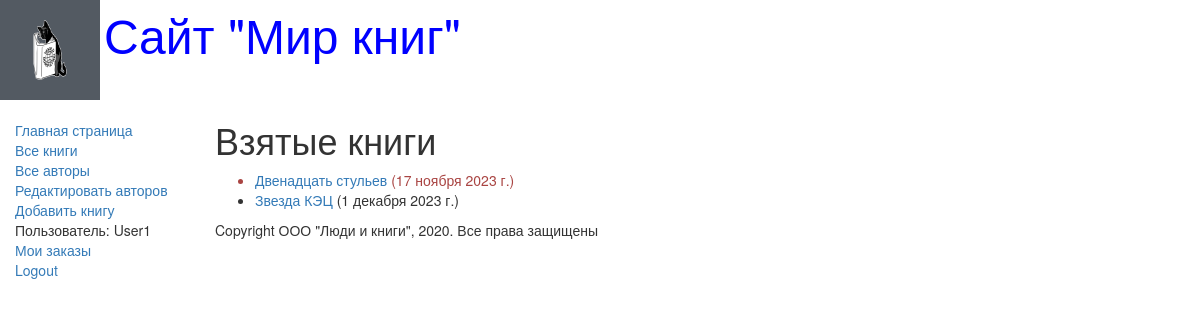
The app's page /mybooks/ (signed in) with its own data.
### catalog/models.py (models this page shows, shortened)
class BookInstance(models.Model):
    book = models.ForeignKey('Book', on_delete=models.CASCADE,
    null=True,
    verbose_name="Название книги")
    inv_nom = models.CharField(max_length=20, null=True,
    help_text="Введите инвентарный номер экземпляра",
    verbose_name="Инвентарный номер")
    imprint = models.CharField(max_length=200,
    help_text="Введите издательство и год выпуска",
    verbose_name="Издательство")
    status = models.ForeignKey('Status', on_delete=models.CASCADE,
    null=True,
    help_text='Изменить состояние экземпляра',
    verbose_name="Статус экземпляра книги")
    due_back = models.DateField(null=True, blank=True,
    help_text="Введите конец срока статуса",
    verbose_name="Дата окончания статуса")
    borrower = models.ForeignKey(User, on_delete=models.SET_NULL,
    null=True, blank=True,
    verbose_name="Заказчик",
    help_text='Выберите заказчика книги')
    @property
    def is_overdue(self):
        if self.due_back and date.today() > self.due_back:
            return True
        return False

class Book(models.Model):
    title = models.CharField(max_length=200,
                help_text="Введите название книги",
                verbose_name="Название книги")
    genre = models.ForeignKey('Genre', on_delete=models.CASCADE,
                help_text=" Выберите жанр для книги",
                verbose_name="Жанр книги", null=True)
    language = models.ForeignKey('Language',
                on_delete=models.CASCADE,
                help_text="Выберите язык книги",
                verbose_name="Язык книги", null=True)
    author = models.ManyToManyField('Author',
                help_text="Выберите автора книги",
                verbose_name="Автор книги")
    summary = models.TextField(max_length=1000,
                help_text="Введите краткое описание книги",
                verbose_name="Аннотация книги")
    isbn = models.CharField(max_length=13,
                help_text="Должно содержать 13 символов",
                verbose_name="ISBN книги")
    def display_author(self):
        return ', '.join([author.last_name for author in self.author.all()])
    display_author.short_description = 'Авторы'

### catalog/views.py (the view)
# urls.py: re_path(r'^mybooks/$', views.LoanedBooksByUserListView.as_view(), name='my-borrowed'),
class LoanedBooksByUserListView(LoginRequiredMixin, generic.ListView):
    model = BookInstance
    template_name = 'catalog/bookinstance_list_borrowed_user.html'
    paginate_by = 10
    def get_queryset(self):
        return BookInstance.objects.filter(borrower=self.request.user).filter(status__exact='2').order_by('due_back')

### catalog/templates/catalog/Bookinstance_list_Borrowed_user.html
{% extends "base_generic.html" %}
{% block content %}
 <h1>Взятые книги</h1>
 {% if bookinstance_list %}
 <ul>
  {% for bookinst in bookinstance_list %}
  <li class="{% if bookinst.is_overdue %}text-danger{% endif %}">
   <a href="{% url 'book-detail' bookinst.book.pk %}">{{bookinst.book.title}}</a> ({{bookinst.due_back}})
 </li>
 {% endfor %}
 </ul>
 {% else %}
 <p>Нет книг со статусом В ЗАКАЗЕ.</p>
 {% endif %}
{% endblock %}

### catalog/templates/base_generic.html (shortened to what this page needs)
<!DOCTYPE html>
<html lang="en">
<head>
 <link rel="stylesheet"
       href="https://maxcdn.bootstrapcdn.com/bootstrap/3.3.7/css/bootstrap.min.css">
 {% load static %}
 <link rel="stylesheet" href="{% static 'css/styles.css' %}">
 {% block head %}
 <img src="{% static 'images/logotip.jpg' %}"
      style="width:100px; height:100px;"
      align="absmiddle">
      <font size=7, color="blue">Сайт "Мир книг"</font>
 {% endblock %}
</head>
<body>
 <div class="container-fluid">
 <div class="row">
 <div class="col-sm-2">
 {% block sidebar %}
 <ul class="sidebar-nav">
 <li><a href="{% url 'index' %}">Главная страница</a></li>
 <li><a href="{% url 'books' %}">Все книги</a></li>
 <li><a href="{% url 'authors' %}">Все авторы</a></li>
  <li><a href="{% url 'authors_add' %}">Редактировать авторов</a></li>
  <li><a href="{% url 'book_create' %}">Добавить книгу</a></li>
  {% if user.is_authenticated %}
 <li>Пользователь: {{ user.get_username }}</li>
  <li><a href="{% url 'my-borrowed' %}">Мои заказы</a></li>
 <li><a href="{% url 'logout'%}?next={{request.path}}">Logout</a></li>
 {% else %}
 <li><a href="{% url 'login'%}?next={{request.path}}">Login</a></li>
 {% endif %}
 </ul>
 {% endblock %}
 </div>
 <div class="col-sm-10 ">
 {% block content %}{% endblock %}
 {% block footer %}
 {% block copyright %}
 <p>Copyright ООО "Люди и книги", 2020. Все права защищены</p>
 {% endblock %}
 {% endblock %}
 </div>
 </div>
 </div>
</body>
</html>

### catalog/static/css/styles.css (style rules this page uses)
.sidebar-nav { margin-top: 20px; padding: 0; list-style: none; }

### records on screen
BookInstance: book "Двенадцать стульев", due_back "17 ноября 2023 г."
BookInstance: book "Звезда КЭЦ", due_back "1 декабря 2023 г."

### other values on screen
{{ user.get_username }} "User1"
